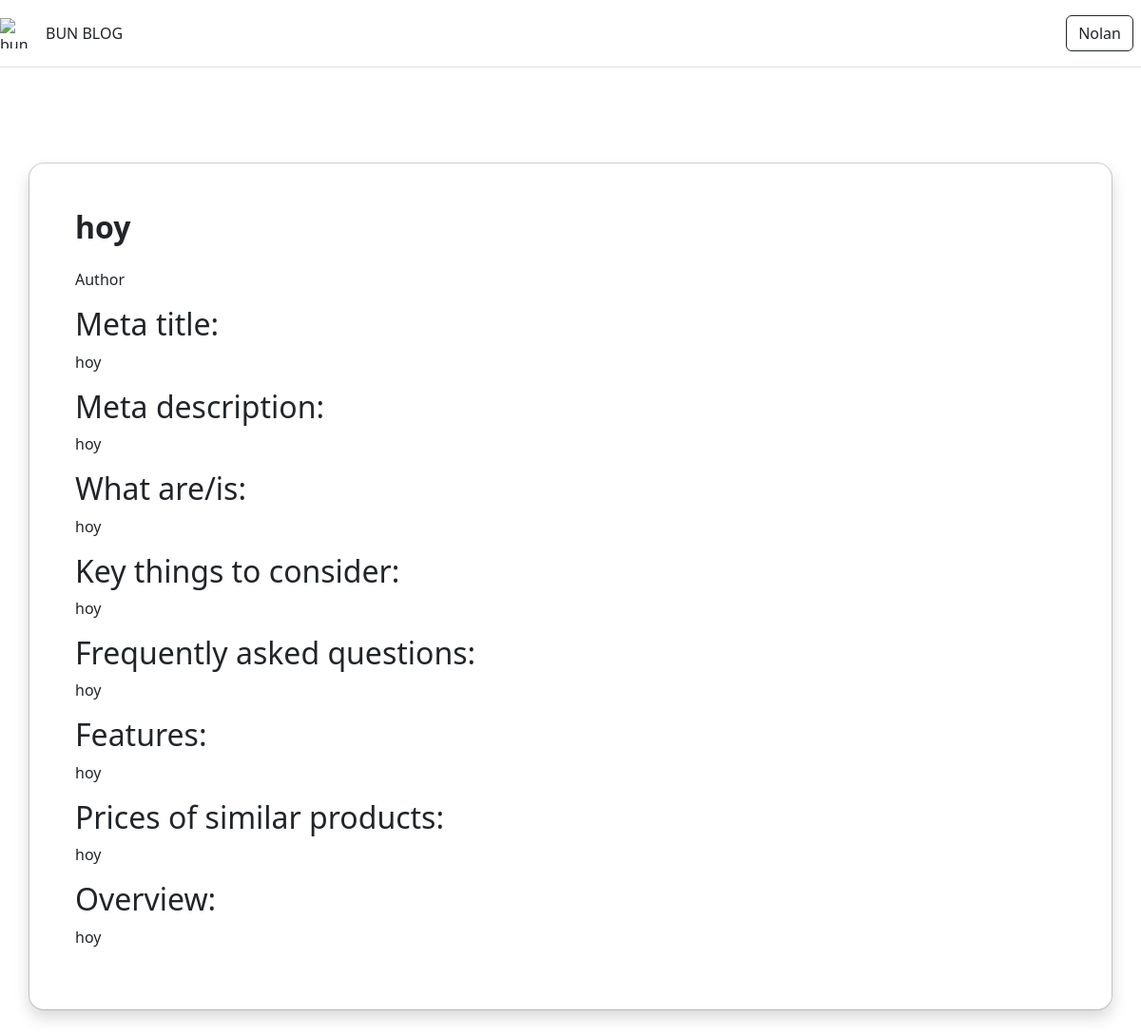
Screenshot of /articles/hoy/ (signed in) with the database file from the repository.
### articles/models.py (models this page shows, shortened)
class Article(models.Model):
    user = models.ForeignKey(User, blank=True, null=True, on_delete=models.SET_NULL)
    title = models.TextField()
    meta_title = models.TextField()
    meta_description = models.TextField()
    what_is = models.TextField()
    key_things_to_consider = models.TextField()
    faq = models.TextField()
    features = models.TextField()
    prices_of_similar_products = models.TextField()
    content = models.TextField()
    image_url = models.URLField(default='https://robohash.org/test.png')
    abunda_slug = models.TextField(blank=True)
    slug = models.SlugField(unique=True, blank=True, null=True, max_length=255)
    timestamp = models.DateTimeField(auto_now_add=True)
    updated = models.DateTimeField(auto_now=True)
    publish = models.DateField(auto_now_add=False, auto_now=False, null=True, blank=True)
    published = models.BooleanField(default=False)
    tags = models.TextField(blank=True)
    objects=ArticleManager()

### articles/views.py (the view)
# urls.py: path('<slug:slug>/', article_detail_view, name='detail'),
def article_detail_view(request, slug=None):
    article_obj = None
    if slug is not None:
        try:
            article_obj = Article.objects.get(slug=slug)
        except Article.DoesNotExist:
            raise Http404
        except Article.MultipleObjectsReturned:
            article_obj = Article.objects.filter(slug=slug).first()
        except:
            raise Http404
    context = {
        "object": article_obj,
    }
    return render(request, "articles/detail.html", context=context)

### articles/models.py (called while the page is built)
    def get_queryset(self):
        return ArticleQuerySet(self.model, using=self._db)

### templates/articles/detail.html (shortened to what this page needs)
{% extends "base.html" %}
{% block content %}
<div class="modal modal-xl modal-article-detail position-static d-block py-5" tabindex="-1" role="dialog" id="articleDetail">
        <div class="modal-dialog" role="document">
          <div class="modal-content rounded-4 shadow">
            <div class="modal-header p-5 pb-4 border-bottom-0">
              <h1 class="fw-bold mb-0 fs-2">{{ object.title }}</h1>
            </div>
            <div class="modal-body p-5 pt-0">
                <p>Author {{ object.user.username }}
                <h2>Meta title:</h2>
                <p>{{ object.meta_title|safe }}</p>
                <h2>Meta description:</h2>
                <p>{{ object.meta_description|safe }}</p>
                <h2>What are/is:</h2>
                <p>{{ object.what_is|safe }}</p>
                <h2>Key things to consider:</h2>
                <p>{{ object.key_things_to_consider|safe }}</p>
                <h2>Frequently asked questions:</h2>
                <p>{{ object.faq|safe }}</p>
                <h2>Features:</h2>
                <p>{{ object.features|safe }}</p>
                <h2>Prices of similar products:</h2>
                <p>{{ object.prices_of_similar_products|safe }}</p>
                <h2>Overview:</h2>
                <p>{{ object.content|safe }}</p>
            </div>
          </div>
        </div>
      </div>
{% endblock content %}

### templates/navbar.html
<header class="d-flex flex-wrap align-items-center justify-content-center justify-content-md-between py-3 mb-4 border-bottom">
  <a href="/" class="d-flex align-items-center col-md-3 mb-2 mb-md-0 text-dark text-decoration-none">
    <img class="bi me-2" width="40" height="32" role="img" aria-label="Bootstrap" src="https://cdn-icons-png.flaticon.com/512/5410/5410578.png" alt="bun blog">
    BUN BLOG
  </a>
  <div class="col-md-3 text-end">
    {% if user.is_authenticated %}
    <a href="/profile/" class="btn btn-outline-dark me-2">
      {{ user.username|title }}
    </a>
    {% else %}
      <a href="/login/" class="btn btn-primary me-2" role="button">Login</a>
    {% endif %}
  </div>
</header>

### rows the page displays
Article: title "hoy", meta_title "hoy", meta_description "hoy", what_is "hoy", key_things_to_consider "hoy", faq "hoy", features "hoy", prices_of_similar_products "hoy", content "hoy"

### other values shown
{{ user.username|title }} "Nolan"
